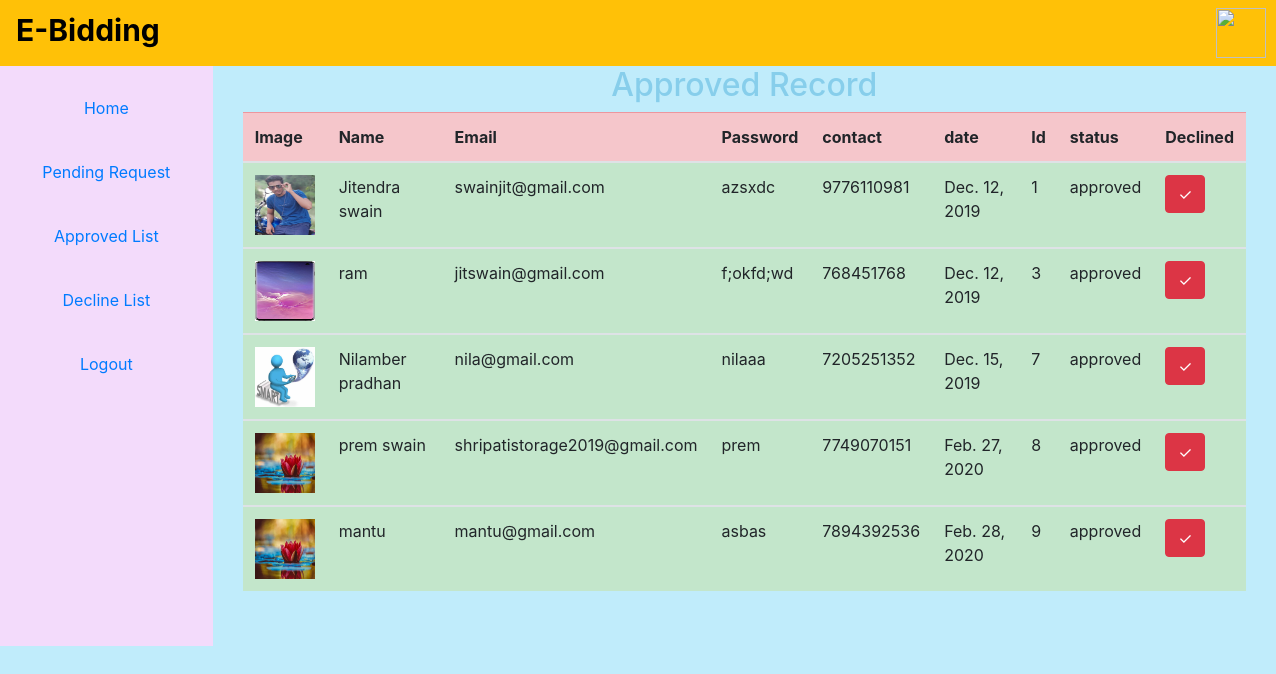
/app2/approved/, run on the app's committed database.
### app1/models.py (models this page shows, shortened)
class User(models.Model):
    name=models.CharField(max_length=30)
    email=models.EmailField(unique=True)
    pasw=models.CharField(max_length=50)
    contact=models.IntegerField(unique=True)
    date=models.DateField(auto_now_add=True)
    status=models.CharField(max_length=10)
    id=models.AutoField(primary_key=True)
    image=models.ImageField(upload_to='user_image/')

### app2/views.py (the view)
# urls.py: path('approved/', views.approved, name="approved"),
def approved(request):
    global data
    data2=User.objects.filter(status="approved")
    return render(request,"admin/pending.html",{"d2":data2,"data":data})

### templates/admin/pending.html (shortened to what this page needs)
{% extends 'welcomeadmin.html' %}
{% load staticfiles %}
{% block body %}
<div class="container" style="color: skyblue">
  {% if d1 %}
      <h2 align="center">Pending Record</h2>
  <table class="table table-bordered table-hover">
    <thead>
      <tr class="bg-danger">
          <th>Image</th>
        <th>Name</th>
        <th>Email</th>
        <th>Password</th>
        <th>contact</th>
        <th>date</th>
        <th>Id</th>
        <th>status</th>
        <th>Approved</th>
        <th>Declined</th>
      </tr>
    </thead>
      {% for x in d1 %}
    <tbody>
      <tr>
        <td><img src="{{ x.image.url }}" height="60" width="60"></td>
        <td>{{ x.name }}</td>
        <td>{{ x.email }}</td>
        <td>{{ x.pasw }}</td>
        <td>{{ x.contact }}</td>
        <td>{{ x.date }}</td>
        <td>{{ x.id }}</td>
        <td>{{ x.status }}</td>
          <td><a href="{% url 'aadminaprove' %}?x={{ x.id }}" class="btn btn-success"><span>&check;</span></a> </td>
          <td><a href="{% url 'admindeclint' %}?y={{ x.id }}" class="btn btn-danger"><span>&cross;</span></a> </td>
      </tr>
    </tbody>
      {% endfor %}
  </table>
  {% elif d2 %}
         <h2 align="center">Approved Record</h2>
  <table class="table">
    <thead>
      <tr class="table-danger">
          <th>Image</th>
        <th>Name</th>
        <th>Email</th>
        <th>Password</th>
        <th>contact</th>
        <th>date</th>
        <th>Id</th>
        <th>status</th>
        <th>Declined</th>
      </tr>
    </thead>
      {% for x in d2 %}
    <tbody>
      <tr class="table-success">
        <td><img src="{{ x.image.url }}" height="60" width="60"></td>
        <td>{{ x.name }}</td>
        <td>{{ x.email }}</td>
        <td>{{ x.pasw }}</td>
        <td>{{ x.contact }}</td>
        <td>{{ x.date }}</td>
        <td>{{ x.id }}</td>
        <td>{{ x.status }}</td>
          <td><a href="{% url 'admin_declint' %}?y={{ x.id }}" class="btn btn-danger"><span>&check;</span></a> </td>
      </tr>
    </tbody>
      {% endfor %}
  </table>
      {% else %}
      <h2 align="center" style="margin-top: 150px;margin-right: 30px;letter-spacing: 10px;color: #07eb0a">No Record Found</h2>
  {% endif %}
</div>
{% endblock %}

### templates/welcomeadmin.html (shortened to what this page needs)
{% load staticfiles %}
<!DOCTYPE html>
<html lang="en">
<head>
  <link rel="stylesheet" href="https://maxcdn.bootstrapcdn.com/bootstrap/4.4.1/css/bootstrap.min.css">
</head>
<body style="background-color: #c0ecfb;">
<nav class="navbar navbar-expand-sm bg-warning navbar-dark">
  <ul class="navbar-nav" style="color: black;font-size: 30px">
      <li class="nav-item" style="width: 300px">
      <b>E-Bidding</b>
    </li>
          <li class="nav-item" style="margin-left: 300px;width: 300px">
    </li>
      <li class="nav-item" style="margin-left: 300px">
          <img src="{{ data.image.url }}" height="50" width="50">
    </li>
  </ul>
</nav>
<div class="container-fluid">
    <div class="row">
        <div class="col-md-2" style="background-color: #f3dbfb;text-align: center;text-decoration: none">
            <p style="margin-top: 30px"><a href="{% url 'home' %}">Home</a></p><br>
            <p><a href="{% url 'pending' %}">Pending Request</a></p><br>
            <p><a href="{% url 'approved' %}">Approved List</a></p><br>
            <p><a href="{% url 'decliend' %}">Decline List</a></p><br>
            <p style="padding-bottom: 230px"><a href="{% url 'logout' %}">Logout</a></p><br>
        </div>
        <div class="col-md-10">
            {% block body %}
            {% endblock%}
        </div>
    </div>
</div>
</body>
</html>

### data on the page
User: image (picture), name "Jitendra swain", email "swainjit@gmail.com", pasw "azsxdc", contact "9776110981", date "Dec. 12, 2019", id "1", status "approved"
User: image (picture), name "ram", email "jitswain@gmail.com", pasw "f;okfd;wd", contact "768451768", date "Dec. 12, 2019", id "3", status "approved"
User: image (picture), name "Nilamber pradhan", email "nila@gmail.com", pasw "nilaaa", contact "7205251352", date "Dec. 15, 2019", id "7", status "approved"
User: image (picture), name "prem swain", email "shripatistorage2019@gmail.com", pasw "prem", contact "7749070151", date "Feb. 27, 2020", id "8", status "approved"
User: image (picture), name "mantu", email "mantu@gmail.com", pasw "asbas", contact "7894392536", date "Feb. 28, 2020", id "9", status "approved"
